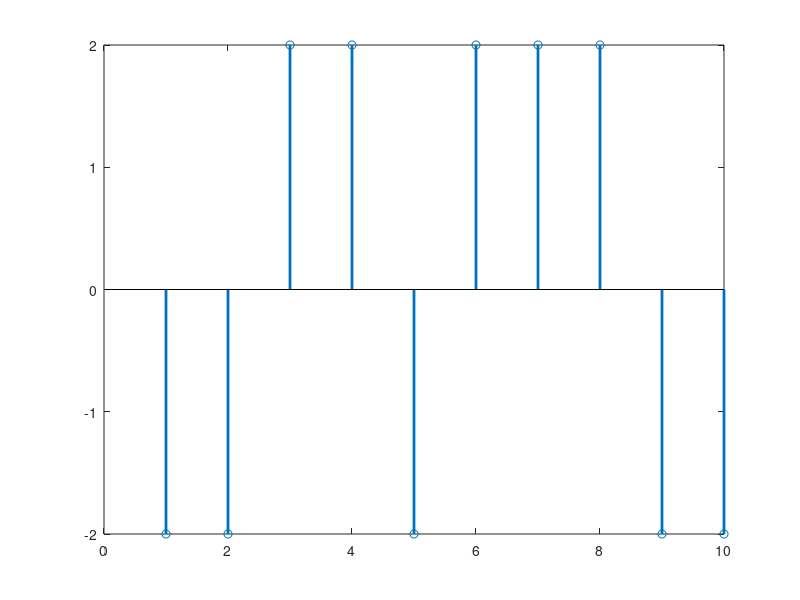

Write MATLAB code to recreate this figure.
clear all;
close all;

% Número de muestras que va a tener la señal
N = 10;

% Señal con valores +/- 2
An = 4 * randi([0,1], 1, N) - 2;

% Mostramos la secuencia
h = stem(An);
set(h, 'linewidth', 2.0);